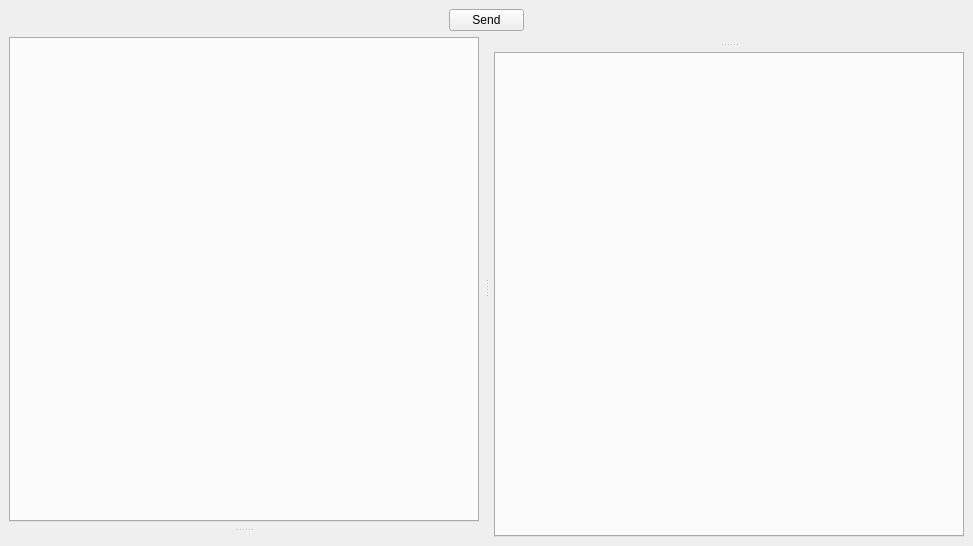
<?xml version="1.0" encoding="UTF-8"?>
<ui version="4.0">
 <class>MainWindow</class>
 <widget class="QMainWindow" name="MainWindow">
  <property name="windowModality">
   <enum>Qt::ApplicationModal</enum>
  </property>
  <property name="geometry">
   <rect>
    <x>0</x>
    <y>0</y>
    <width>973</width>
    <height>546</height>
   </rect>
  </property>
  <property name="windowTitle">
   <string>GetIt</string>
  </property>
  <widget class="QWidget" name="centralwidget">
   <layout class="QVBoxLayout" name="verticalLayout">
    <item>
     <layout class="QHBoxLayout" name="horizontalLayout">
      <item>
       <layout class="QGridLayout" name="methodWidget">
        <property name="sizeConstraint">
         <enum>QLayout::SetFixedSize</enum>
        </property>
       </layout>
      </item>
      <item>
       <layout class="QGridLayout" name="uriWidget" rowstretch="0" columnminimumwidth="0"/>
      </item>
      <item>
       <widget class="QPushButton" name="btnSend">
        <property name="maximumSize">
         <size>
          <width>75</width>
          <height>16777215</height>
         </size>
        </property>
        <property name="text">
         <string>Send</string>
        </property>
       </widget>
      </item>
     </layout>
    </item>
    <item>
     <widget class="QSplitter" name="splitter_3">
      <property name="sizePolicy">
       <sizepolicy hsizetype="Expanding" vsizetype="Expanding">
        <horstretch>0</horstretch>
        <verstretch>0</verstretch>
       </sizepolicy>
      </property>
      <property name="orientation">
       <enum>Qt::Horizontal</enum>
      </property>
      <property name="handleWidth">
       <number>15</number>
      </property>
      <widget class="QSplitter" name="splitter">
       <property name="orientation">
        <enum>Qt::Vertical</enum>
       </property>
       <property name="handleWidth">
        <number>15</number>
       </property>
       <widget class="QTabWidget" name="informationTabWidget">
        <property name="currentIndex">
         <number>-1</number>
        </property>
       </widget>
       <widget class="QWidget" name="gridLayoutWidget">
        <layout class="QGridLayout" name="bodyWidget"/>
       </widget>
      </widget>
      <widget class="QSplitter" name="splitter_2">
       <property name="orientation">
        <enum>Qt::Vertical</enum>
       </property>
       <property name="handleWidth">
        <number>15</number>
       </property>
       <widget class="QWidget" name="">
        <layout class="QGridLayout" name="responseHeadersWidget"/>
       </widget>
       <widget class="QTabWidget" name="responseBodyTabWidget"/>
      </widget>
     </widget>
    </item>
   </layout>
  </widget>
  <widget class="QMenuBar" name="menubar">
   <property name="geometry">
    <rect>
     <x>0</x>
     <y>0</y>
     <width>973</width>
     <height>21</height>
    </rect>
   </property>
  </widget>
 </widget>
 <resources/>
 <connections/>
</ui>
